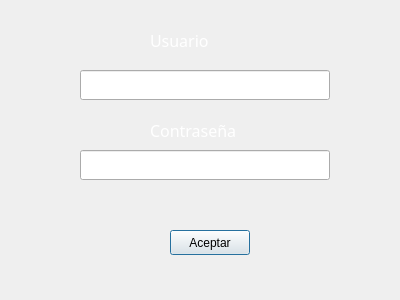
<?xml version="1.0" encoding="UTF-8"?>
<ui version="4.0">
 <class>Dialog</class>
 <widget class="QDialog" name="Dialog">
  <property name="geometry">
   <rect>
    <x>0</x>
    <y>0</y>
    <width>400</width>
    <height>300</height>
   </rect>
  </property>
  <property name="windowTitle">
   <string>Dialog</string>
  </property>
  <widget class="QLabel" name="label">
   <property name="geometry">
    <rect>
     <x>0</x>
     <y>0</y>
     <width>401</width>
     <height>301</height>
    </rect>
   </property>
   <property name="text">
    <string/>
   </property>
   <property name="pixmap">
    <pixmap resource="Imagenes.qrc">:/images/letrero2.jpg</pixmap>
   </property>
  </widget>
  <widget class="QLabel" name="label_2">
   <property name="geometry">
    <rect>
     <x>150</x>
     <y>30</y>
     <width>141</width>
     <height>20</height>
    </rect>
   </property>
   <property name="font">
    <font>
     <family>Modern</family>
     <pointsize>12</pointsize>
     <weight>50</weight>
     <italic>false</italic>
     <bold>false</bold>
    </font>
   </property>
   <property name="styleSheet">
    <string notr="true">font: 12pt &quot;Modern&quot;;
color: rgb(255, 255, 255);</string>
   </property>
   <property name="text">
    <string>Usuario</string>
   </property>
  </widget>
  <widget class="QLabel" name="label_3">
   <property name="geometry">
    <rect>
     <x>150</x>
     <y>120</y>
     <width>141</width>
     <height>20</height>
    </rect>
   </property>
   <property name="font">
    <font>
     <family>Modern</family>
     <pointsize>12</pointsize>
     <weight>50</weight>
     <italic>false</italic>
     <bold>false</bold>
    </font>
   </property>
   <property name="styleSheet">
    <string notr="true">font: 12pt &quot;Modern&quot;;
color: rgb(255, 255, 255);</string>
   </property>
   <property name="text">
    <string>Contraseña</string>
   </property>
  </widget>
  <widget class="QPushButton" name="aceptar1">
   <property name="geometry">
    <rect>
     <x>170</x>
     <y>230</y>
     <width>80</width>
     <height>25</height>
    </rect>
   </property>
   <property name="text">
    <string>Aceptar</string>
   </property>
  </widget>
  <widget class="QLineEdit" name="us">
   <property name="geometry">
    <rect>
     <x>80</x>
     <y>70</y>
     <width>250</width>
     <height>30</height>
    </rect>
   </property>
  </widget>
  <widget class="QLineEdit" name="co">
   <property name="geometry">
    <rect>
     <x>80</x>
     <y>150</y>
     <width>250</width>
     <height>30</height>
    </rect>
   </property>
  </widget>
 </widget>
 <resources>
  <include location="Imagenes.qrc"/>
 </resources>
 <connections/>
</ui>
